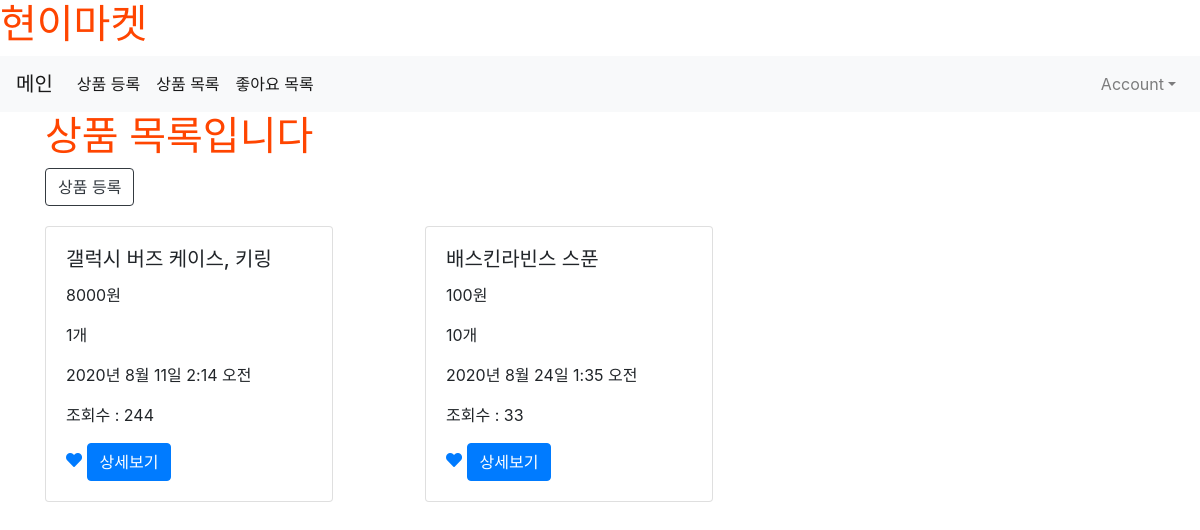
The app's page /product/ (signed in), older data.
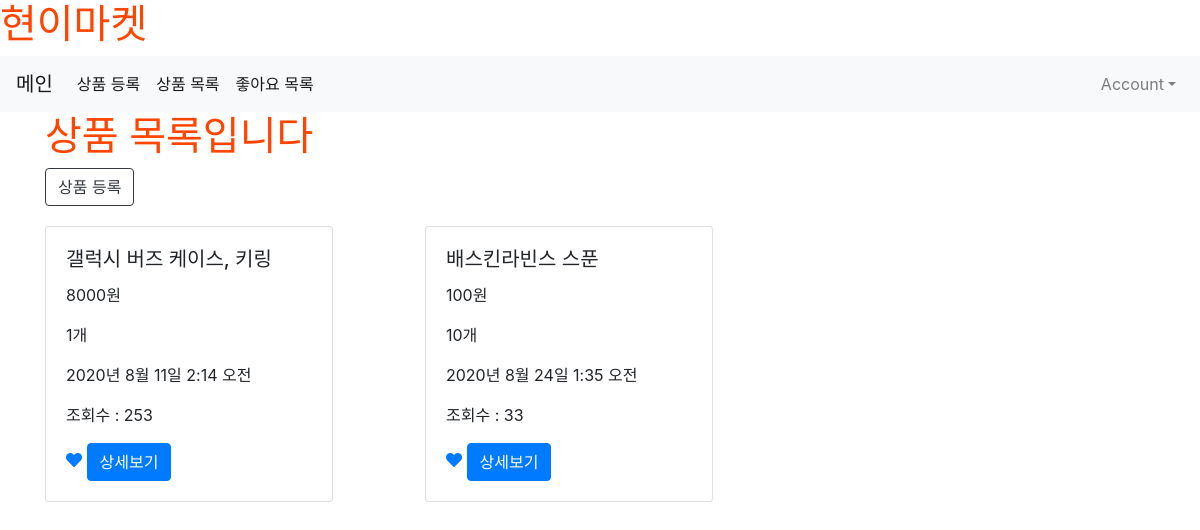
The same page, newer data.
### product/models.py (models this page shows, shortened)
class Product(models.Model):
    title = models.CharField(max_length= 50, null=False)
    content = models.TextField()
    price = models.CharField(max_length= 50, null=False)
    stock = models.CharField(max_length= 50, null=False)
    image = models.ImageField(upload_to='images/', null=True)
    created_at = models.DateTimeField(auto_now_add = True)
    updated_at = models.DateTimeField(auto_now = True)
    writer = models.ForeignKey(User, on_delete = models.CASCADE, null=True)
    view_count = models.IntegerField(default = 0, null=True)
    like_user_set = models.ManyToManyField(User, blank=True, related_name="like_user_set", through="Like")

### product/views.py (the view)
# urls.py: path('', main, name="main"),
def main(request):
    products = Product.objects.all()
    return render(request, 'product/main.html', {'products':products})

### product/templates/product/main.html
{% extends 'base.html' %}
{% load static %}
{% block content %}
<div>
    {% if user.is_authenticated %}
    <div class="container">
        <h1>상품 목록입니다</h1>
        <a class="btn btn-outline-dark" href="{% url 'product:new' %}">상품 등록</a>
        <div class="row">
            {% for product in products %}
            <div class="col-md-4 col-12">
                <div class="card" style="width: 18rem; margin-top: 20px;">
                    <div class="card-body">
                        <h5 class="card-title">{{ product.title }}</h5>
                        <p class="card-text">{{ product.price }}</p>
                        <p class="card-text">{{ product.stock }}</p>
                        <p>{{ product.created_at }}</p>
                        <p>조회수 : {{ product.view_count }}</p>
                        <a href="{% url 'product:product_like' product.id %}">
                            {% if user in product.like_user_set.all %}
                                <i class="fas fa-heart"></i>
                            {% else %}
                                <i class="far fa-heart"></i>
                            {% endif %}
                        </a>
                        <a href="{% url 'product:show' product.pk %}" class="btn btn-primary">상세보기</a>
                    </div>
                </div>
            </div>
            {% endfor %}
        </div>
    </div>
    {% else %}
        <h3>로그인 후 이용이 가능합니다</h3>
        <a href="{% url 'account_login' %}" class="btn btn-warning">로그인</a>
        <a href="{% url 'account_signup' %}" class="btn btn-warning">회원가입</a>
    {% endif %}
</div>
{% endblock %}

Row changes from the older to the newer data that the page shows:
changed Product "갤럭시 버즈 케이스, 키링": view_count "244" → "253"
